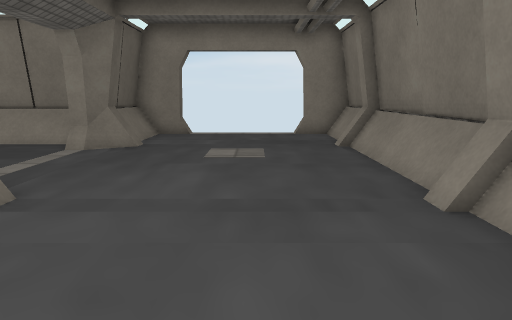
[1] (above)

12 first-person views from a walk through a scene from a Unity 3-D project. The camera is 1.4 m above the floor, tilts 10° down and sees 70° across. The floor is counted in squares, 1 m on a side. Each view is taken from the middle of a square. On the plan, view 1 faces up. The plan holds only what a view shows up to about 16 squares ahead; the rest is blank. Door leaves are left out, so doorways stand open. Some surface patterns are stand-ins.

[2]
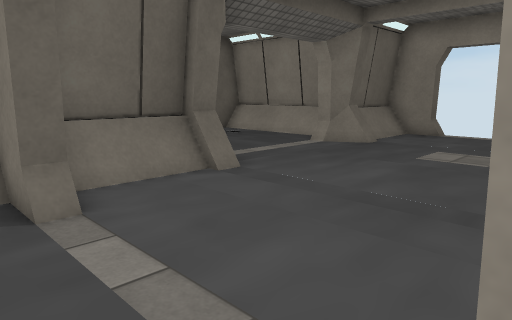

[3]
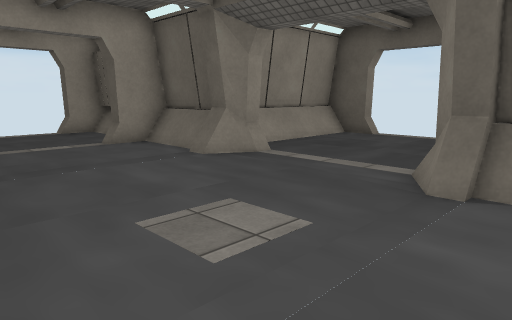

[4]
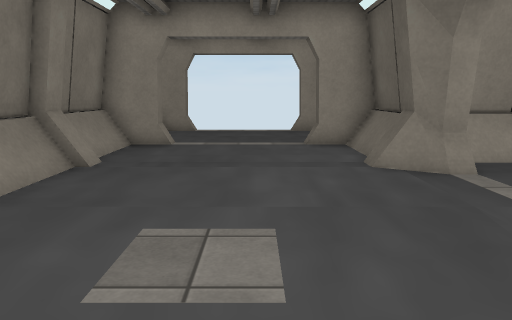

[5]
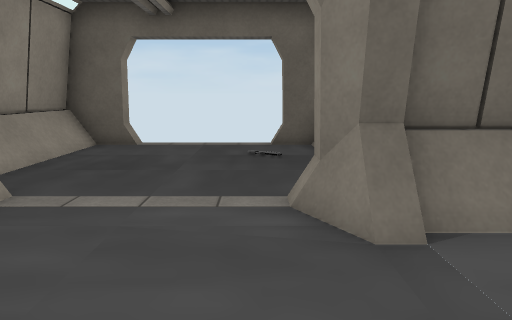

[6]
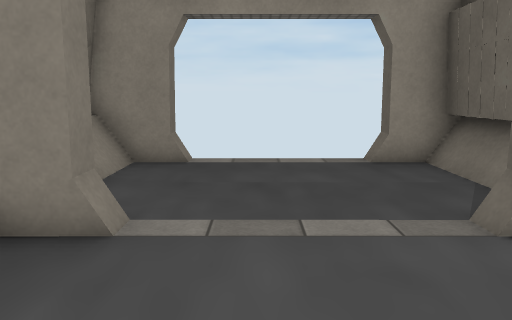

[7]
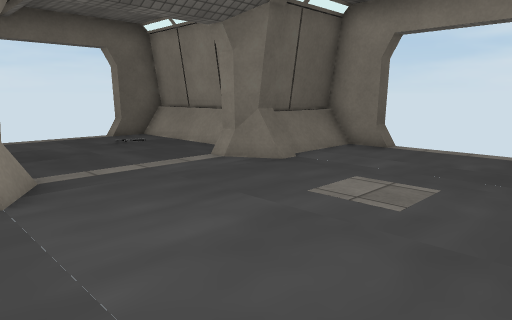

[8]
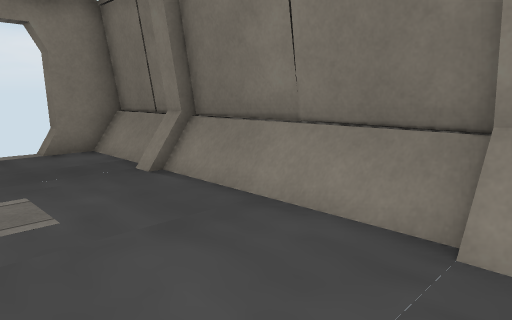

[9]
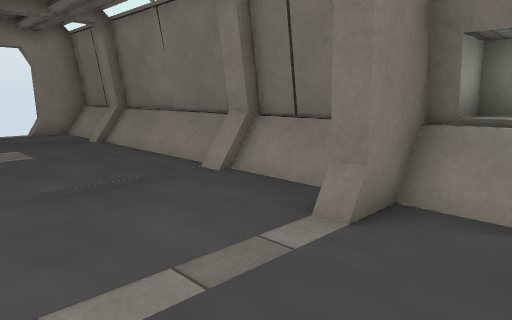

[10]
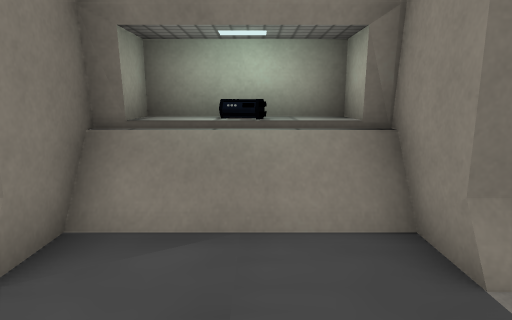

[11]
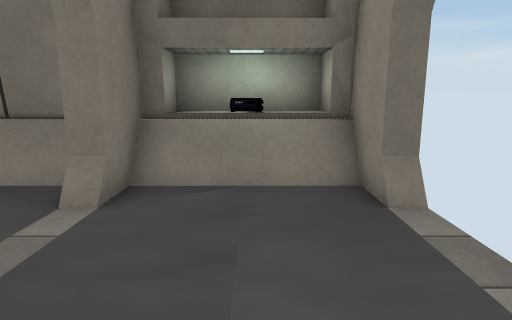

[12]
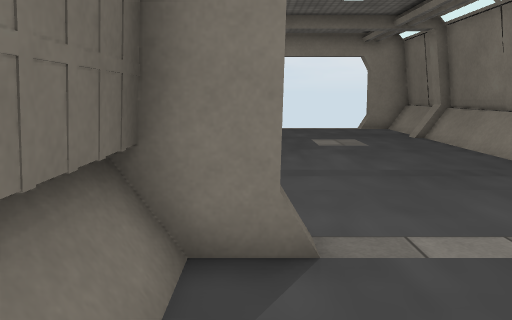

### Floor plan
Ten units are one square. View 1 is at (0, 0); x grows to the right and y downward. Boxes are objects, and circles mark ways between rooms. Rooms are numbered by the first view taken in them; rooms with no view inside come last. Other rooms are left out.
<svg viewBox="-115 -145 165 180">
<path fill="none" stroke="#000" d="M-26 -10 -41 -10M16 27 33 27 33 -10 16 -10M-39 -10 -39 27M-41 27 -26 27M-37 5 -37 24M-41 8 -41 27M-43 9 -43 27M-37 -10 -37 2M-41 -10 -41 6M-43 -10 -43 5M28 28 28 -10M30 28 30 -10M-35 -102 -45 -98M-41 -101 -45 -98M-39 -48 -39 -15M-45 -52 -41 -49 -41 -15 -26 -15M-46 -52 -41 -49M-50 -52 -41 -52M-43 -43 -43 -15M33 -110 33 -135 16 -135M33 -49 33 -103M-26 -135 -41 -135 -41 -101 -46 -98M-39 -135 -39 -102M-43 -135 -43 -106M16 -15 33 -15 33 -43M30 -15 30 -135M-35 -106 -35 -101 -44 -96M25 -101 25 -108M-37 -49 -37 -16M-44 -54 -35 -49 -35 -43M28 -110 28 -135M25 -43 25 -49M-37 -124 -37 -100M-37 -134 -37 -125M28 -16 28 -107M-105 -54 -105 -37 -58 -37M-56 -114 -105 -114 -105 -96M-55 -108 -105 -108M-55 -111 -105 -111M-75 -35 -59 -35M-105 -42 -56 -42M-95 -35 -79 -35M-106 -39 -56 -39M34 23 44 23 44 -6 34 -6"/>
<rect x="35" y="5" width="10" height="10" fill="#bbb"><title>other object</title></rect>
<circle cx="-5" cy="-10" r="3" fill="#2a7"/>
<circle cx="-50" cy="-75" r="3" fill="#2a7"/>
<text x="-10" y="10">1</text>
<text x="-10" y="-80">2</text>
<text x="-80" y="-80">3</text>
<text x="40" y="10">4</text>
</svg>
Room 1 opens to room 2. Room 2 opens to room 3.

Where each view was taken, in squares from view 1:
view 1: 0 up, 0 right, facing up
view 2: 0 up, 2 right, facing up-left
view 3: 12 up, 2 right, facing down-left
view 4: 12 up, 1 left, facing down
view 5: 9 up, 0 right, facing left
view 6: 5 up, 0 right, facing down
view 7: 4 up, 2 right, facing up-left
view 8: 4 up, 1 left, facing up-right
view 9: 1 down, 2 left, facing up-right
view 10: 1 down, 1 left, facing right
view 11: 1 down, 3 left, facing right
view 12: 2 down, 3 left, facing up
